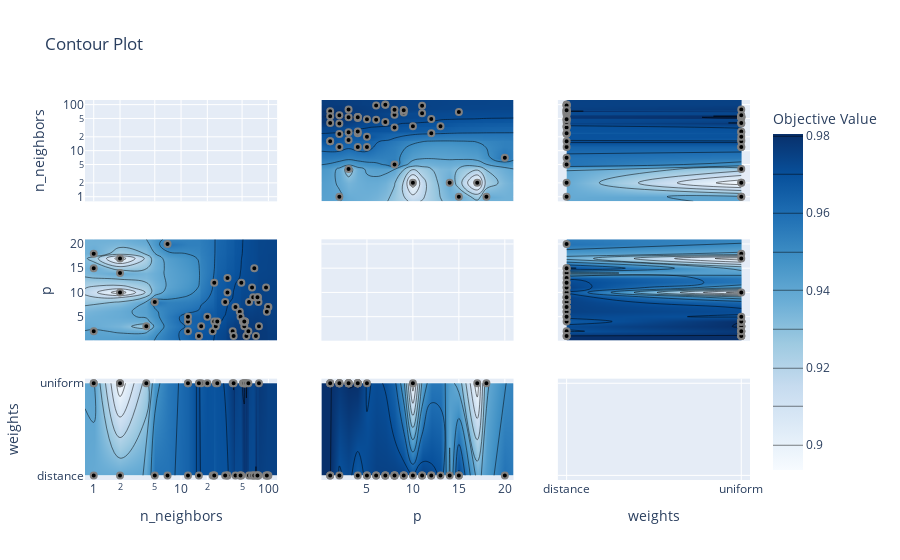

Notebook code cell kept with this figure:
### Markdown cell above
Самый важный гиперпараметр - количество учитываемых соседей, другие практически не оказывают никакого влияния

### Code cell
plot_contour(search.study).show()

### Figure 1 — Plotly figure (JSON) as saved in the notebook; plotly's stock layout.template omitted (floating-point values rounded to 4 significant figures; data arrays with more than 128 entries replaced by an {"elided": "..."} marker saying what was removed)
{"data": [{"type": "scatter", "xaxis": "x", "yaxis": "y"}, {"autocontour": true, "colorbar": {"title": {"text": "Objective Value"}}, "colorscale": [[0, "rgb(247,251,255)"], [0.125, "rgb(222,235,247)"], [0.25, "rgb(198,219,239)"], [0.375, "rgb(158,202,225)"], [0.5, "rgb(107,174,214)"], [0.625, "rgb(66,146,198)"], [0.75, "rgb(33,113,181)"], [0.875, "rgb(8,81,156)"], [1, "rgb(8,48,107)"]], "connectgaps": true, "contours": {"coloring": "heatmap", "end": 0.98, "size": 0.01, "start": 0.9}, "hoverinfo": "none", "line": {"smoothing": 1.3}, "reversescale": false, "showscale": true, "type": "contour", "x": [0.7943, 1, 2, 4, 5, 7, 12, 16, 17, 20, 23, 24, 25, 26, 32, 34, 39, 40, 42, 47, 48, 49, 51, 53, 54, 56, 59, 60, 65, 67, 69, 72, 75, 76, 77, 78, 94, 96, 99, 100, 125.9], "xaxis": "x4", "y": [0.05, 1, 2, 3, 4, 5, 6, 7, 8, 9, 10, 11, 12, 13, 14, 15, 17, 18, 20, 20.95], "yaxis": "y4", "z": {"elided": "20x41 float values"}}, {"marker": {"color": "black", "line": {"color": "Gray", "width": 2}}, "mode": "markers", "name": "Feasible Trial", "showlegend": false, "type": "scatter", "x": [1, 17, 24, 12, 2, 1, 2, 23, 1, 2, 60, 77, 76, 100, 49, 5, 47, 94, 7, 34, 12, 99, 67, 34, 96, 32, 65, 42, 72, 16, 69, 75, 48, 24, 78, 25, 16, 53, 4, 39, 12, 54, 54, 51, 53, 26, 20, 56, 40, 59], "xaxis": "x4", "y": [15, 3, 4, 4, 14, 2, 10, 2, 18, 17, 8, 8, 9, 7, 12, 8, 6, 11, 20, 10, 5, 7, 9, 13, 6, 8, 11, 7, 1, 1, 15, 9, 5, 12, 3, 3, 1, 3, 3, 2, 2, 4, 4, 4, 4, 4, 5, 1, 1, 2], "yaxis": "y4"}, {"autocontour": true, "colorbar": {"title": {"text": "Objective Value"}}, "colorscale": [[0, "rgb(247,251,255)"], [0.125, "rgb(222,235,247)"], [0.25, "rgb(198,219,239)"], [0.375, "rgb(158,202,225)"], [0.5, "rgb(107,174,214)"], [0.625, "rgb(66,146,198)"], [0.75, "rgb(33,113,181)"], [0.875, "rgb(8,81,156)"], [1, "rgb(8,48,107)"]], "connectgaps": true, "contours": {"coloring": "heatmap", "end": 0.98, "size": 0.01, "start": 0.9}, "hoverinfo": "none", "line": {"smoothing": 1.3}, "reversescale": false, "showscale": false, "type": "contour", "x": [0.7943, 1, 2, 4, 5, 7, 12, 16, 17, 20, 23, 24, 25, 26, 32, 34, 39, 40, 42, 47, 48, 49, 51, 53, 54, 56, 59, 60, 65, 67, 69, 72, 75, 76, 77, 78, 94, 96, 99, 100, 125.9], "xaxis": "x7", "y": ["distance", "uniform"], "yaxis": "y7", "z": [[null, 0.9384, 0.9384, null, 0.958, 0.958, 0.9635, 0.9719, null, null, 0.9691, 0.9663, null, null, 0.9692, 0.9692, null, null, 0.9719, 0.9719, 0.9719, 0.9719, null, null, null, null, null, 0.9719, 0.9719, 0.9719, 0.9719, 0.9804, 0.9748, 0.9748, 0.9748, null, 0.9748, 0.9748, 0.9748, 0.9748, null], [null, 0.9412, 0.8935, 0.9243, null, null, 0.9635, 0.9719, 0.9664, 0.9691, null, null, 0.9691, 0.9691, null, null, 0.9776, 0.9804, null, null, null, null, 0.9804, 0.9804, 0.9776, 0.9804, 0.9776, null, null, null, null, null, null, null, null, 0.9776, null, null, null, null, null]]}, {"marker": {"color": "black", "line": {"color": "Gray", "width": 2}}, "mode": "markers", "name": "Feasible Trial", "showlegend": false, "type": "scatter", "x": [1, 17, 24, 12, 2, 1, 2, 23, 1, 2, 60, 77, 76, 100, 49, 5, 47, 94, 7, 34, 12, 99, 67, 34, 96, 32, 65, 42, 72, 16, 69, 75, 48, 24, 78, 25, 16, 53, 4, 39, 12, 54, 54, 51, 53, 26, 20, 56, 40, 59], "xaxis": "x7", "y": ["distance", "uniform", "distance", "uniform", "distance", "uniform", "uniform", "distance", "uniform", "uniform", "distance", "distance", "distance", "distance", "distance", "distance", "distance", "distance", "distance", "distance", "distance", "distance", "distance", "distance", "distance", "distance", "distance", "distance", "distance", "distance", "distance", "distance", "distance", "distance", "uniform", "uniform", "uniform", "uniform", "uniform", "uniform", "uniform", "uniform", "uniform", "uniform", "uniform", "uniform", "uniform", "uniform", "uniform", "uniform"], "yaxis": "y7"}, {"autocontour": true, "colorbar": {"title": {"text": "Objective Value"}}, "colorscale": [[0, "rgb(247,251,255)"], [0.125, "rgb(222,235,247)"], [0.25, "rgb(198,219,239)"], [0.375, "rgb(158,202,225)"], [0.5, "rgb(107,174,214)"], [0.625, "rgb(66,146,198)"], [0.75, "rgb(33,113,181)"], [0.875, "rgb(8,81,156)"], [1, "rgb(8,48,107)"]], "connectgaps": true, "contours": {"coloring": "heatmap", "end": 0.98, "size": 0.01, "start": 0.9}, "hoverinfo": "none", "line": {"smoothing": 1.3}, "reversescale": false, "showscale": false, "type": "contour", "x": [0.05, 1, 2, 3, 4, 5, 6, 7, 8, 9, 10, 11, 12, 13, 14, 15, 17, 18, 20, 20.95], "xaxis": "x2", "y": [0.7943, 1, 2, 4, 5, 7, 12, 16, 17, 20, 23, 24, 25, 26, 32, 34, 39, 40, 42, 47, 48, 49, 51, 53, 54, 56, 59, 60, 65, 67, 69, 72, 75, 76, 77, 78, 94, 96, 99, 100, 125.9], "yaxis": "y2", "z": {"elided": "41x20 float values"}}, {"marker": {"color": "black", "line": {"color": "Gray", "width": 2}}, "mode": "markers", "name": "Feasible Trial", "showlegend": false, "type": "scatter", "x": [15, 3, 4, 4, 14, 2, 10, 2, 18, 17, 8, 8, 9, 7, 12, 8, 6, 11, 20, 10, 5, 7, 9, 13, 6, 8, 11, 7, 1, 1, 15, 9, 5, 12, 3, 3, 1, 3, 3, 2, 2, 4, 4, 4, 4, 4, 5, 1, 1, 2], "xaxis": "x2", "y": [1, 17, 24, 12, 2, 1, 2, 23, 1, 2, 60, 77, 76, 100, 49, 5, 47, 94, 7, 34, 12, 99, 67, 34, 96, 32, 65, 42, 72, 16, 69, 75, 48, 24, 78, 25, 16, 53, 4, 39, 12, 54, 54, 51, 53, 26, 20, 56, 40, 59], "yaxis": "y2"}, {"type": "scatter", "xaxis": "x5", "yaxis": "y5"}, {"autocontour": true, "colorbar": {"title": {"text": "Objective Value"}}, "colorscale": [[0, "rgb(247,251,255)"], [0.125, "rgb(222,235,247)"], [0.25, "rgb(198,219,239)"], [0.375, "rgb(158,202,225)"], [0.5, "rgb(107,174,214)"], [0.625, "rgb(66,146,198)"], [0.75, "rgb(33,113,181)"], [0.875, "rgb(8,81,156)"], [1, "rgb(8,48,107)"]], "connectgaps": true, "contours": {"coloring": "heatmap", "end": 0.98, "size": 0.01, "start": 0.9}, "hoverinfo": "none", "line": {"smoothing": 1.3}, "reversescale": false, "showscale": false, "type": "contour", "x": [0.05, 1, 2, 3, 4, 5, 6, 7, 8, 9, 10, 11, 12, 13, 14, 15, 17, 18, 20, 20.95], "xaxis": "x8", "y": ["distance", "uniform"], "yaxis": "y8", "z": [[null, 0.9804, 0.9691, null, 0.9663, 0.9719, 0.9748, 0.9748, 0.9748, 0.9748, 0.9692, 0.9748, 0.9719, 0.9692, 0.9384, 0.9719, null, null, 0.958, null], [null, 0.9804, 0.9776, 0.9804, 0.9804, 0.9691, null, null, null, null, 0.8935, null, null, null, null, null, 0.8935, 0.9384, null, null]]}, {"marker": {"color": "black", "line": {"color": "Gray", "width": 2}}, "mode": "markers", "name": "Feasible Trial", "showlegend": false, "type": "scatter", "x": [15, 3, 4, 4, 14, 2, 10, 2, 18, 17, 8, 8, 9, 7, 12, 8, 6, 11, 20, 10, 5, 7, 9, 13, 6, 8, 11, 7, 1, 1, 15, 9, 5, 12, 3, 3, 1, 3, 3, 2, 2, 4, 4, 4, 4, 4, 5, 1, 1, 2], "xaxis": "x8", "y": ["distance", "uniform", "distance", "uniform", "distance", "uniform", "uniform", "distance", "uniform", "uniform", "distance", "distance", "distance", "distance", "distance", "distance", "distance", "distance", "distance", "distance", "distance", "distance", "distance", "distance", "distance", "distance", "distance", "distance", "distance", "distance", "distance", "distance", "distance", "distance", "uniform", "uniform", "uniform", "uniform", "uniform", "uniform", "uniform", "uniform", "uniform", "uniform", "uniform", "uniform", "uniform", "uniform", "uniform", "uniform"], "yaxis": "y8"}, {"autocontour": true, "colorbar": {"title": {"text": "Objective Value"}}, "colorscale": [[0, "rgb(247,251,255)"], [0.125, "rgb(222,235,247)"], [0.25, "rgb(198,219,239)"], [0.375, "rgb(158,202,225)"], [0.5, "rgb(107,174,214)"], [0.625, "rgb(66,146,198)"], [0.75, "rgb(33,113,181)"], [0.875, "rgb(8,81,156)"], [1, "rgb(8,48,107)"]], "connectgaps": true, "contours": {"coloring": "heatmap", "end": 0.98, "size": 0.01, "start": 0.9}, "hoverinfo": "none", "line": {"smoothing": 1.3}, "reversescale": false, "showscale": false, "type": "contour", "x": ["distance", "uniform"], "xaxis": "x3", "y": [0.7943, 1, 2, 4, 5, 7, 12, 16, 17, 20, 23, 24, 25, 26, 32, 34, 39, 40, 42, 47, 48, 49, 51, 53, 54, 56, 59, 60, 65, 67, 69, 72, 75, 76, 77, 78, 94, 96, 99, 100, 125.9], "yaxis": "y3", "z": [[null, null], [0.9384, 0.9412], [0.9384, 0.8935], [null, 0.9243], [0.958, null], [0.958, null], [0.9635, 0.9635], [0.9719, 0.9719], [null, 0.9664], [null, 0.9691], [0.9691, null], [0.9663, null], [null, 0.9691], [null, 0.9691], [0.9692, null], [0.9692, null], [null, 0.9776], [null, 0.9804], [0.9719, null], [0.9719, null], [0.9719, null], [0.9719, null], [null, 0.9804], [null, 0.9804], [null, 0.9776], [null, 0.9804], [null, 0.9776], [0.9719, null], [0.9719, null], [0.9719, null], [0.9719, null], [0.9804, null], [0.9748, null], [0.9748, null], [0.9748, null], [null, 0.9776], [0.9748, null], [0.9748, null], [0.9748, null], [0.9748, null], [null, null]]}, {"marker": {"color": "black", "line": {"color": "Gray", "width": 2}}, "mode": "markers", "name": "Feasible Trial", "showlegend": false, "type": "scatter", "x": ["distance", "uniform", "distance", "uniform", "distance", "uniform", "uniform", "distance", "uniform", "uniform", "distance", "distance", "distance", "distance", "distance", "distance", "distance", "distance", "distance", "distance", "distance", "distance", "distance", "distance", "distance", "distance", "distance", "distance", "distance", "distance", "distance", "distance", "distance", "distance", "uniform", "uniform", "uniform", "uniform", "uniform", "uniform", "uniform", "uniform", "uniform", "uniform", "uniform", "uniform", "uniform", "uniform", "uniform", "uniform"], "xaxis": "x3", "y": [1, 17, 24, 12, 2, 1, 2, 23, 1, 2, 60, 77, 76, 100, 49, 5, 47, 94, 7, 34, 12, 99, 67, 34, 96, 32, 65, 42, 72, 16, 69, 75, 48, 24, 78, 25, 16, 53, 4, 39, 12, 54, 54, 51, 53, 26, 20, 56, 40, 59], "yaxis": "y3"}, {"autocontour": true, "colorbar": {"title": {"text": "Objective Value"}}, "colorscale": [[0, "rgb(247,251,255)"], [0.125, "rgb(222,235,247)"], [0.25, "rgb(198,219,239)"], [0.375, "rgb(158,202,225)"], [0.5, "rgb(107,174,214)"], [0.625, "rgb(66,146,198)"], [0.75, "rgb(33,113,181)"], [0.875, "rgb(8,81,156)"], [1, "rgb(8,48,107)"]], "connectgaps": true, "contours": {"coloring": "heatmap", "end": 0.98, "size": 0.01, "start": 0.9}, "hoverinfo": "none", "line": {"smoothing": 1.3}, "reversescale": false, "showscale": false, "type": "contour", "x": ["distance", "uniform"], "xaxis": "x6", "y": [0.05, 1, 2, 3, 4, 5, 6, 7, 8, 9, 10, 11, 12, 13, 14, 15, 17, 18, 20, 20.95], "yaxis": "y6", "z": [[null, null], [0.9804, 0.9804], [0.9691, 0.9776], [null, 0.9804], [0.9663, 0.9804], [0.9719, 0.9691], [0.9748, null], [0.9748, null], [0.9748, null], [0.9748, null], [0.9692, 0.8935], [0.9748, null], [0.9719, null], [0.9692, null], [0.9384, null], [0.9719, null], [null, 0.8935], [null, 0.9384], [0.958, null], [null, null]]}, {"marker": {"color": "black", "line": {"color": "Gray", "width": 2}}, "mode": "markers", "name": "Feasible Trial", "showlegend": false, "type": "scatter", "x": ["distance", "uniform", "distance", "uniform", "distance", "uniform", "uniform", "distance", "uniform", "uniform", "distance", "distance", "distance", "distance", "distance", "distance", "distance", "distance", "distance", "distance", "distance", "distance", "distance", "distance", "distance", "distance", "distance", "distance", "distance", "distance", "distance", "distance", "distance", "distance", "uniform", "uniform", "uniform", "uniform", "uniform", "uniform", "uniform", "uniform", "uniform", "uniform", "uniform", "uniform", "uniform", "uniform", "uniform", "uniform"], "xaxis": "x6", "y": [15, 3, 4, 4, 14, 2, 10, 2, 18, 17, 8, 8, 9, 7, 12, 8, 6, 11, 20, 10, 5, 7, 9, 13, 6, 8, 11, 7, 1, 1, 15, 9, 5, 12, 3, 3, 1, 3, 3, 2, 2, 4, 4, 4, 4, 4, 5, 1, 1, 2], "yaxis": "y6"}, {"type": "scatter", "xaxis": "x9", "yaxis": "y9"}], "layout": {"autosize": true, "title": {"text": "Contour Plot"}, "xaxis": {"anchor": "y", "domain": [0, 0.2889], "matches": "x7", "range": [-0.1, 2.1], "showticklabels": false, "type": "log"}, "xaxis2": {"anchor": "y2", "domain": [0.3556, 0.6444], "matches": "x8", "range": [0.05, 20.95], "showticklabels": false, "type": "linear"}, "xaxis3": {"anchor": "y3", "domain": [0.7111, 1], "matches": "x9", "range": [-0.05, 1.05], "showticklabels": false, "type": "category"}, "xaxis4": {"anchor": "y4", "domain": [0, 0.2889], "matches": "x7", "range": [-0.1, 2.1], "showticklabels": false, "type": "log"}, "xaxis5": {"anchor": "y5", "domain": [0.3556, 0.6444], "matches": "x8", "range": [0.05, 20.95], "showticklabels": false}, "xaxis6": {"anchor": "y6", "domain": [0.7111, 1], "matches": "x9", "range": [-0.05, 1.05], "showticklabels": false, "type": "category"}, "xaxis7": {"anchor": "y7", "domain": [0, 0.2889], "range": [-0.1, 2.1], "title": {"text": "n_neighbors"}, "type": "log"}, "xaxis8": {"anchor": "y8", "domain": [0.3556, 0.6444], "range": [0.05, 20.95], "title": {"text": "p"}, "type": "linear"}, "xaxis9": {"anchor": "y9", "domain": [0.7111, 1], "range": [-0.05, 1.05], "title": {"text": "weights"}, "type": "category"}, "yaxis": {"anchor": "x", "domain": [0.7333, 1], "range": [-0.1, 2.1], "title": {"text": "n_neighbors"}, "type": "log"}, "yaxis2": {"anchor": "x2", "domain": [0.7333, 1], "matches": "y", "range": [-0.1, 2.1], "showticklabels": false, "type": "log"}, "yaxis3": {"anchor": "x3", "domain": [0.7333, 1], "matches": "y", "range": [-0.1, 2.1], "showticklabels": false, "type": "log"}, "yaxis4": {"anchor": "x4", "domain": [0.3667, 0.6333], "range": [0.05, 20.95], "title": {"text": "p"}, "type": "linear"}, "yaxis5": {"anchor": "x5", "domain": [0.3667, 0.6333], "matches": "y4", "range": [0.05, 20.95], "showticklabels": false}, "yaxis6": {"anchor": "x6", "domain": [0.3667, 0.6333], "matches": "y4", "range": [0.05, 20.95], "showticklabels": false, "type": "linear"}, "yaxis7": {"anchor": "x7", "domain": [0, 0.2667], "range": [-0.05, 1.05], "title": {"text": "weights"}, "type": "category"}, "yaxis8": {"anchor": "x8", "domain": [0, 0.2667], "matches": "y7", "range": [-0.05, 1.05], "showticklabels": false, "type": "category"}, "yaxis9": {"anchor": "x9", "domain": [0, 0.2667], "matches": "y7", "range": [-0.05, 1.05], "showticklabels": false, "type": "category"}}}
